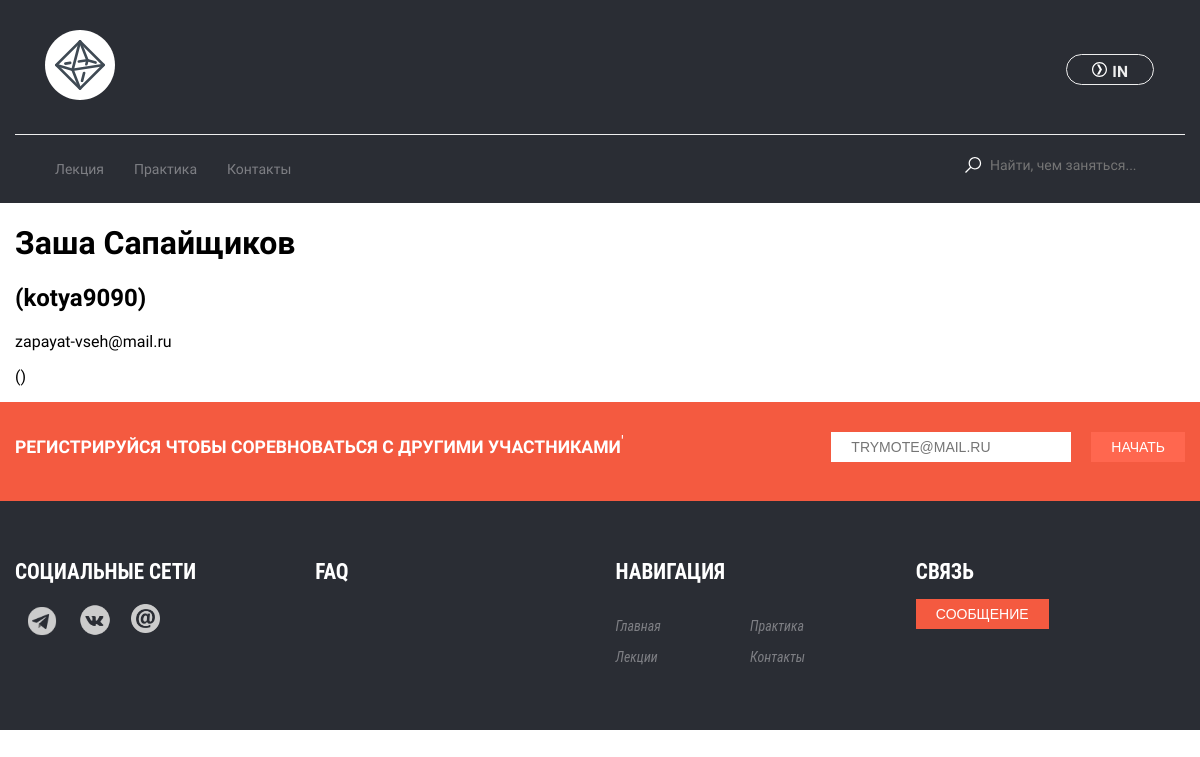
The app's page /users/kotya9090.php, older data.
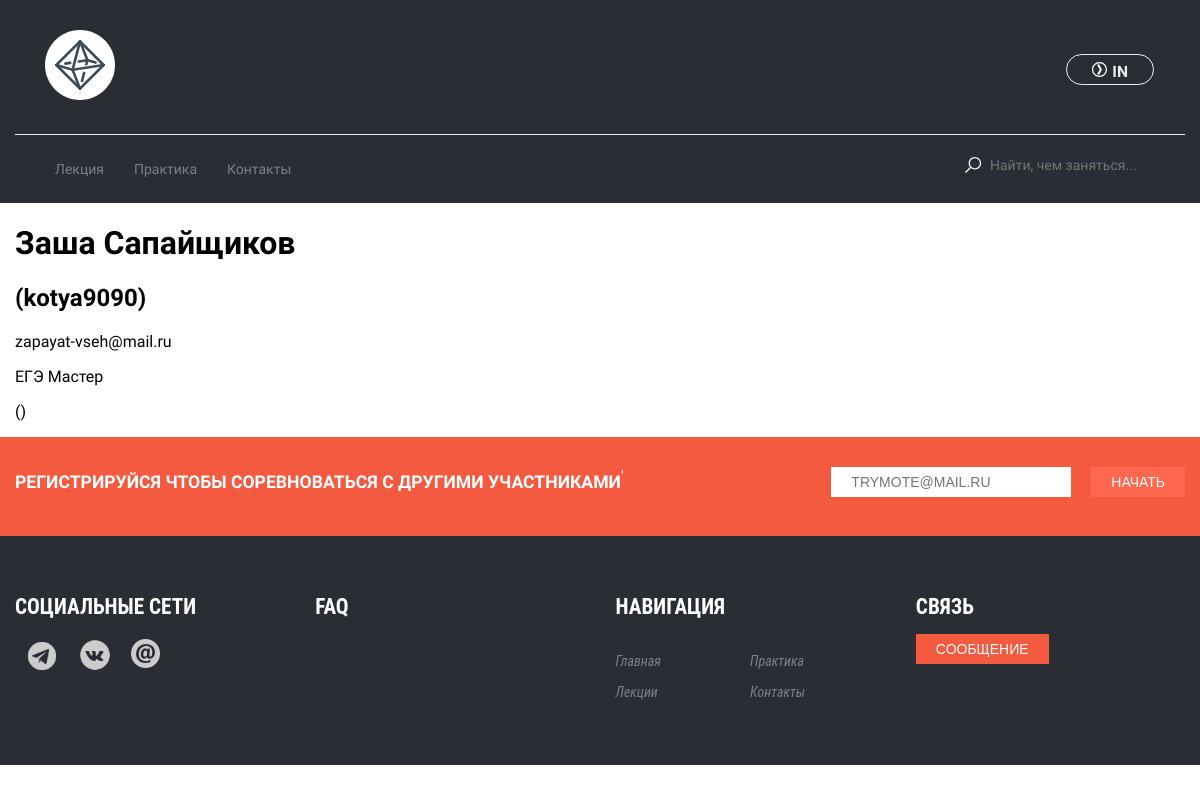
The same page, newer data.
### tables this page shows
CREATE TABLE `statuses` (
  `status_id` int(10) unsigned NOT NULL AUTO_INCREMENT,
  `status_name` varchar(40) NOT NULL,
  `status_xp` int(5) unsigned NOT NULL,
  PRIMARY KEY (`status_id`),
  UNIQUE KEY `status_name` (`status_name`),
  UNIQUE KEY `status_xp` (`status_xp`),
  KEY `status_name_2` (`status_name`(5)),
  KEY `status_xp_2` (`status_xp`)
);

### scripts/db_data.php (called while the page is built, shortened)
<?php
	function get_query_result($conn, $query, $row_index) {
		$result = $conn->query($query);
		if($row_index != 0) $result->data_seek($row_index);
		return $result;
	}
	function get_first_query_result($conn, $query) {
		return get_query_result($conn, $query, 0);
	}
	function get_select_array($conn, $query, $row_index, $mode) {
		$result = get_query_result($conn, $query, $row_index);
		$row = $result->fetch_array($mode);
		return $row;
	}
	function get_first_select_array($conn, $query, $mode) {
		return get_select_array($conn, $query, 0, $mode);
	}
?>

### users/profile_generator.php (the view, shortened to what this page needs)
<?php
function show_profile($id) {
	$conn = get_connection_object();
	$xp = get_first_select_array($conn, "SELECT user_xp FROM user_second_data WHERE user_id='$id'", MYSQLI_NUM)[0];
	$result = get_first_query_result($conn, "SELECT status_name FROM statuses WHERE status_xp<='$xp'");
	$max_range = $result->num_rows;
	$status = get_select_array($conn, "SELECT status_name FROM statuses WHERE status_xp<='$xp'", $max_range-1, MYSQLI_NUM)[0];
	echo "<p class='user_status'>$status</p>
	<p class='user_xp'>($xp)</p>";
}
?>

### users/kotya9090.php (shortened to what this page needs)
<!DOCTYPE html>
<html>
<head>
<link rel='stylesheet' href='../assets/css/styles.css'>
</head>
<body>
<header>
<?php require_once '../menu.php' ?>
</header>
<div class='center-block-main profile'>
<h1>Заша Сапайщиков</h1>
<h2>(kotya9090)</h2>
<p>zapayat-vseh@mail.ru</p>
<?php include_once 'profile_generator.php';
show_profile('2');
?>
</div>
<footer>
<?php include_once '../footer.php' ?>
</footer>
</body>
</html>

### menu.php (shortened to what this page needs)
<?php
	$adrr = $_SERVER['DOCUMENT_ROOT'];
	require_once $adrr.'/wos/scripts/db_data.php';
 ?>
<div class="center-block-main">
    	<div class="header-top">
    		<div class="logo"> <a href="http://localhost/wos/"></a></div>
            <div class="vxod">
         <?php include_once 'signin_window.php' ?>
	</div>
        </div>
        <div class="header-bottom ">
        	<nav>
					<ul class="menu">
						<li><a href="http://localhost/wos/lections.php">Лекция</a></li>
						<li><a href="http://localhost/wos/practice.php">Практика</a></li>
						<li><a href="http://localhost/wos/contact.php">Контакты</a></li>
					</ul>
		</nav>
            <div class="search-block">
            	<form action="" method="get">
     <input type="search" name='search' class="search" placeholder="Найти, чем заняться...">
                </form>
            </div>
        </div>
    </div>

### signin_window.php (shortened to what this page needs)
<?php
	if(isset($_SESSION['in'])) {
		if($_SESSION['in'] == 0) {
	echo "<button onclick=\"show_signin('block')\" class='signin_button'><p class=\"header-basket\">
                  <svg xmlns=\"http://www.w3.org/2000/svg\" x=\"0px\" y=\"0px\"
     width=\"15\" height=\"15\"
     viewBox=\"0 0 24 24\"
     style=\"fill:#ffffff;\">    <path d=\"M 12 0 C 5.4 0 0 5.4 0 12 C 0 18.6 5.4 24 12 24 C 18.6 24 24 18.6 24 12 C 24 5.4 18.6 0 12 0 z M 12 2 C 17.5 2 22 6.5 22 12 C 22 17.5 17.5 22 12 22 C 6.5 22 2 17.5 2 12 C 2 6.5 6.5 2 12 2 z M 8 4 L 12.408203 12 L 8 20 L 11.591797 20 L 16 12 L 11.591797 4 L 8 4 z\"></path>
</svg>IN</button>
    <div onclick=\"show_signin('none')\" id=\"gray_signin\"></div>
<div id=\"window_signin\">
    <div class=\"form\">
        <h2>Вход</h2>
 <form action=\"http://localhost/wos/scripts/signin.php\" name=\"f1\" method='POST'>
            <input type=\"text\" placeholder=\"Электронная почта или никнейм\" name=\"login\" class=\"input\">
            <input type=\"password\" placeholder=\"Пароль\" name=\"pass\" class=\"input\">
            <button type=\"submit\" name=\"signin_menu\">Войти</button>
        </form>
		<a href='http://localhost/wos/register.php'>Регистрация</a>
    </div>
 <script>
//Функция показа
    function show_signin(state)
    {
    document.getElementById('window_signin').style.display = state;
    document.getElementById('gray_signin').style.display = state;
    }
</script>";
		}
	}
?>

### footer.php (shortened to what this page needs)
<?php
	if(isset($_SESSION['in']) && $_SESSION['in'] != 1) {
		echo "<div class='subscribe'>
		<div class='center-block-main'>
    		<h2><strong>Регистрируйся</strong> чтобы соревноваться с другими участниками</h2>
		'<div class='subscribe-form'>
		<form action='register.php' method='POST'>
		<input type='email' name='email_footer' class='email-inpt' placeholder=trymote@mail.ru>
		<input type='submit' name='signup_footer' class='submit-inpt' value='Начать'>
		</form>
		</div>
		</div>
		</div>";
	}
?>
<footer class="ftr">
	<div class="block4-main center-block-main clearfix">
    	<article>
        	<h2>Социальные сети</h2>
            <div class="ftr-block-content">
		<div class='social'>
            	<a href='https://t.me/KirillTry'><img width='34px' height='34px' src='http://localhost/wos/assets/img/telegramm.png'></a>
		<a href='https://vk.com/gklutej'><img width='32px' height='32px' src='http://localhost/wos/assets/img/vk.png'></a>
            	<a href='https://trymote@mail.ru'><img width='29px' height='29px' src='http://localhost/wos/assets/img/mail.png'></a>
                </div>
            </div>
        </article>
        <article>
        	<h2>FAQ</h2>
        </article>
        <article>
        	<h2>Навигация</h2>
            <div class="ftr-block-content">
            	<p class="support">
		    <a href="http://localhost/wos/">Главная</a>
                    <a href="http://localhost/wos/lections.php">Лекции</a>
				</p>
                <p class="support">
                    <a href="http://localhost/wos/practice.php">Практика</a>
                    <a href="http://localhost/wos/contact.php">Контакты</a>
                </p>
            </div>
        </article>
        <article>
        	<h2>Связь</h2>
            <div class="ftr-block-content">
		<?php include_once 'send_message_button.php' ?>
            </div>
        </article>
    </div>
</footer>

### send_message_button.php (shortened to what this page needs)
</head>
<body>
<center><button onclick="show('block')" class="regButton">Сообщение</button>
  </center>

### assets/css/styles.css (style rules this page uses)
header { background: #2a2d34; }
html body { font-family: 'Comfortaa', cursive; margin: auto; padding: auto; }
article p { font-family: 'Roboto Condensed', sans-serif; font-style: italic; }
.signin_button { display: flex; align-item: center; text-align: center; border: 0px; background: none; font-size: 10pt; color: #eee; vertical-align: middle; }
.signin_button svg { margin-bottom: 1px; margin-right: 5px; }
.center-block-main { max-width: 1170px; margin: 0 auto }
.logo { float: left; font-size:1em; }
.logo a { text-decoration: none; color:black; }
.header-top { padding:30px 0 30px 30px; border-bottom:1px solid #eee;overflow: hidden; }
.logo { float:left; font-size:1em; font-family: 'Roboto Condensed', sans-serif; }
.vxod { display: flex; flex-direction: row; align-item: center; float:right; margin-right:20px; margin-top: 7px; }
.header-basket svg { vertical-align: middle; }
.vxod p { display: flex; border-radius: 30px; font-family: 'Comfortaa', cursive; font-size:1.175em; font-weight:600; margin-right: 5px; height: 15px; width: auto; overflow: hidden; }
.header-basket { border:1px solid #eee; padding:7px 25px; margin-left:20px; }
.header-bottom { padding:10px 0; overflow: hidden; }
.menu { float:left; }
.menu li { float:left; list-style-type: none; margin-right:30px; font-size:0.875em; }
.menu li a { font-family: 'Amatic SC', cursive; font-family: 'Comfortaa', cursive; color:#7e7f84; text-decoration:none; }
.search-block { float:right; margin-top:10px; }
.search-block input { font-family: 'Comfortaa', cursive;margin-left: 5px; background-color: #2a2d34; }
.search { float:right; font-size:0.875em; color:#7e7f84; border:none; line-height:1.4; }
.block4-main { overflow: hidden; }
.block4-main article { width:23%; margin-left:2.6666666666666666666666666666667%; float:left; }
.block4-main article:first-child { margin-left:0; }
.block4-main article img { display:block; margin:0 auto; }
.subscribe { overflow: hidden; background:#f45a40; color:#fff; padding:30px 0; }
.subscribe h2 { float:left; font-size:1.1em; text-transform:uppercase; margin-top:5px; }
.subscribe-form { float:right; }
.email-inpt { text-transform:uppercase; font-size:0.875em; float:left; width:200px; padding:7px 20px; border:none; }
.submit-inpt { background:#ff674f; float:left; margin-left:20px; border:none; color:#fff; text-transform:uppercase; padding:7px 20px; cursor:pointer; font-size:0.875em; }
.ftr { background:#2a2d34; padding:40px 0; }
.ftr h2 { color:#fff; font-size:1.325em; font-family: 'Roboto Condensed', sans-serif; margin-bottom:10px; text-transform:uppercase; }
.ftr p { font-size:0.875em; margin-bottom:20px; }
.social { display: flex; flex-direction: row; }
.social a { margin: 10px; }
.support { float:left; width:47%; margin-right:3%; }
.support a { display:block; margin-bottom:5px; text-decoration:none; color:#7e7f84; }
.support { display: flex; flex-direction: column; }
.support a { padding-top: 10px; }
footer { position: relative; }

### signin_window.php (style rules this page uses)
.regButton { text-transform:uppercase; font-size:0.875em; border:none; background:#f45a40; padding:7px 20px; color:#fff; cursor:pointer;margin-right: 140px; margin-top:5px; }

### send_message_button.php (style rules this page uses)
.regButton { text-transform:uppercase; font-size:0.875em; border:none; background:#f45a40; padding:7px 20px; color:#fff; cursor:pointer;margin-right: 140px; margin-top:5px; }

Row changes from the older to the newer data that the page shows:
added statuses: status_name "ЕГЭ Мастер"
